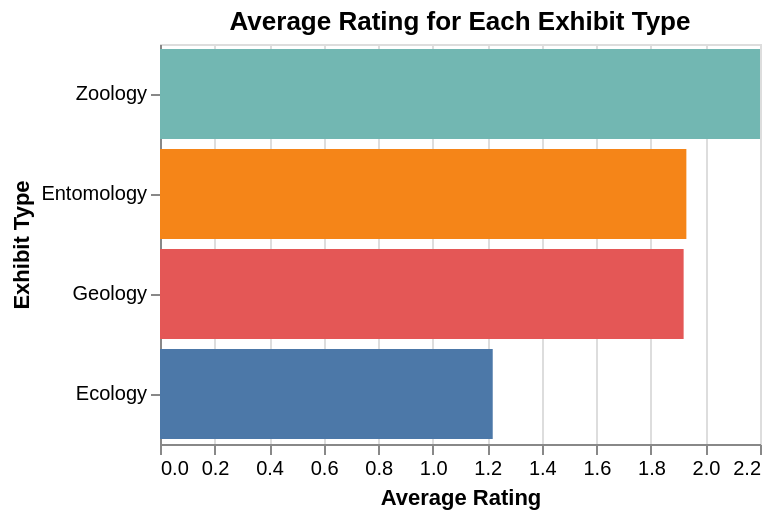

The notebook cell saved with this chart:
### Code cell
# Which exhibit types are the most popular? (rating)
# query to get the number of button presses for each exhibit type
query = """
SELECT d.name, ROUND(AVG(b.value),2) as average_rating
FROM kiosk_output ko
JOIN exhibit e USING(exhibit_id)
JOIN department d USING(department_id)
JOIN button b USING(button_id)
JOIN button_type bt USING(button_type_id)
WHERE bt.name = 'rating'
GROUP BY d.name
ORDER BY average_rating DESC
;
"""
# execute the query and load the results into a pandas dataframe
df = pd.read_sql_query(query, engine)

# create a bar chart of the results
chart = alt.Chart(df).mark_bar().encode(
    x=alt.X('average_rating:Q', title='Average Rating'),
    y=alt.Y('name:N', title='Exhibit Type', sort='-x'),
    color=alt.Color('name:N', legend=None),
).properties(
    title='Average Rating for Each Exhibit Type',
    width=300,
    height=200,

)
# df.desc
chart.save('visualisations/average_rating_for_each_exhibit_type.png')
chart.show()

### Figure 1 — Vega-Lite specification as saved in the notebook (floating-point values rounded to 4 significant figures)
{"config": {"view": {"continuousWidth": 300, "continuousHeight": 300}}, "data": {"name": "data-e5f4035d381ef8b08ccb58f856575a7c"}, "mark": {"type": "bar"}, "encoding": {"color": {"field": "name", "legend": null, "type": "nominal"}, "x": {"field": "average_rating", "title": "Average Rating", "type": "quantitative"}, "y": {"field": "name", "sort": "-x", "title": "Exhibit Type", "type": "nominal"}}, "height": 200, "title": "Average Rating for Each Exhibit Type", "width": 300, "$schema": "https://vega.github.io/schema/vega-lite/v6.4.1.json", "datasets": {"data-e5f4035d381ef8b08ccb58f856575a7c": [{"name": "Zoology", "average_rating": 2.2}, {"name": "Entomology", "average_rating": 1.93}, {"name": "Geology", "average_rating": 1.92}, {"name": "Ecology", "average_rating": 1.22}]}}
